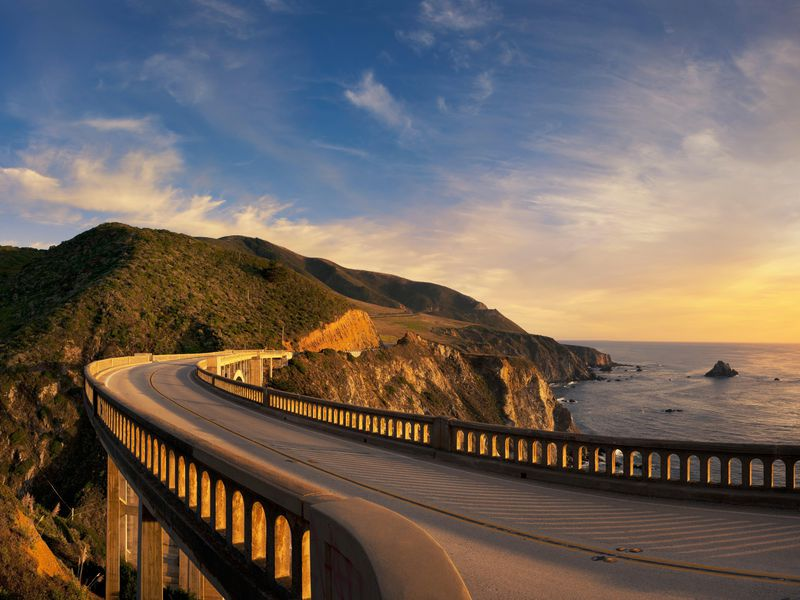
#> input picture DATA/road_image.jpg, 800 x 600 px
$ jupyter execute 2.7-histograms.ipynb
#> lines starting #> are read from the running program, lines starting #| are printed output that depends on the picture
# Histogram and Intensity Transformations

You can consider histogram as a graph or plot, which gives you an overall idea about the intensity distribution of an image. It is a plot with pixel values (ranging from 0 to 255, not always) in X-axis and corresponding number of pixels in the image on Y-axis.

It is just another way of understanding the image. By looking at the histogram of an image, you get intuition about contrast, brightness, intensity distribution etc of that image. Almost all image processing tools today, provides features on histogram.

[Histograms - 1: Find, Plot, Analyze](https://docs.opencv.org/4.x/d1/db7/tutorial_py_histogram_begins.html)

[Histograms - 2: Histogram Equalization](https://docs.opencv.org/4.x/de/db2/tutorial_py_table_of_contents_histograms.html)

## Importing

[cell 1]
import cv2
import numpy as np
import matplotlib.pyplot as plt

## Loading the Image

Recall that Matplotlib expects the images in an RGB ordering vs BGR in OpenCV, so if we use OpenCV to calculate anything channel oriented, we'll want to make sure we keep the original BGR ordering, however if we ever want to display the image, then we'll need to convert to the RGB ordering that matplotlib wants.

[cell 2]
img = cv2.imread("../DATA/road_image.jpg")
#> img is the input picture: shape (600, 800, 3); mean B, G, R 92.7, 99.4, 110.2
rgb_img = cv2.cvtColor(img, cv2.COLOR_BGR2RGB)
gray_img = cv2.cvtColor(img, cv2.COLOR_BGR2GRAY)
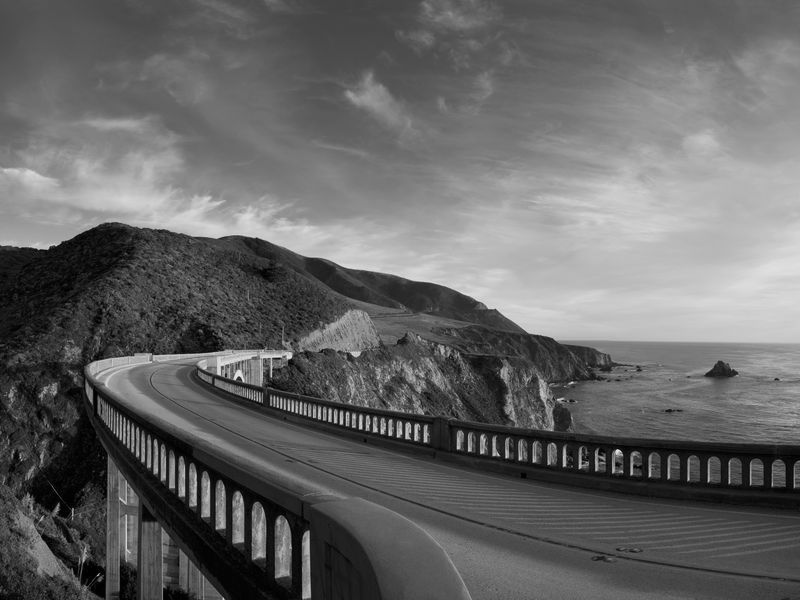
#> gray_img: shape (600, 800); min 0, max 235, mean 101.9

## Histograms

We use `cv2.calcHist` function to find the histogram.

---

`cv2.calcHist(List[Mat] images, List[int] channels, Mat mask, List[int] histSize, List[int] ranges, Mat hist=None, bool accumulate=False])`

**Description:** Calculates a histogram of a set of arrays.

**Parameters:**

`images`: Source arrays. They all should have the same depth and the same size.

`channels`: List of the dims channels used to compute the histogram.

`mask`: Optional mask. If the matrix is not empty, it must be an 8-bit array of the same size as images[i].

`histSize`: Array of histogram sizes in each dimension.

`ranges`: Array of the dims arrays of the histogram bin boundaries in each dimension.

`hist`: Output histogram.

`accumulate`: Accumulation flag. If it is set, the histogram is not cleared in the beginning when it is allocated.

**Return Value:** It returns an array of histogram points of dtype float32.

---

### Grayscale Histograms

Histograms are used in grayscale images. Grayscale images are used in many applications, including medical and industrial. Color images are split into luminance and chrominance. The luminance is the grayscale portion and is usually processed in many applications.

[cell 3]
plt.imshow(gray_img, cmap="gray")

[cell 4]
hist_values = cv2.calcHist([img], channels=[0], mask=None, histSize=[256], ranges=[0, 256])
#> hist_values = 256 values, max 11641 at index 0, min 0 at index 193, mean 1875
plt.title("Grayscale Histogram")
plt.plot(hist_values, color="gray")
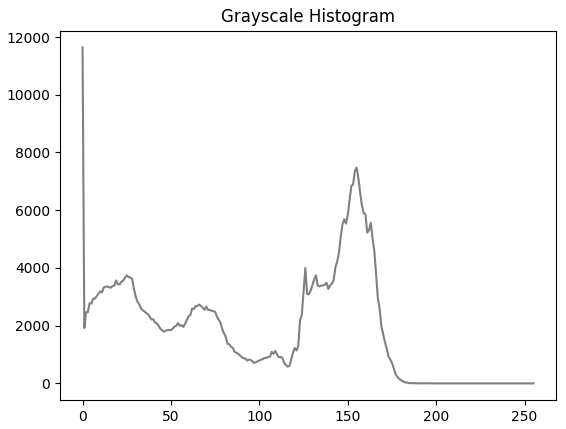
#> figure drawn by matplotlib, 1 panel; curve peaks at x = 0, y = 11641

### Color Histograms

We can also apply a histogram to each image color channel.

[cell 5]
plt.imshow(rgb_img)

[cell 6]
color = ["b", "g", "r"]

for i, col in enumerate(color):
    histr = cv2.calcHist([img], [i], None, [256], [0, 256])
    plt.plot(histr, color = col)
    plt.xlim([0, 256])

plt.title("Color Histogram")
plt.show()
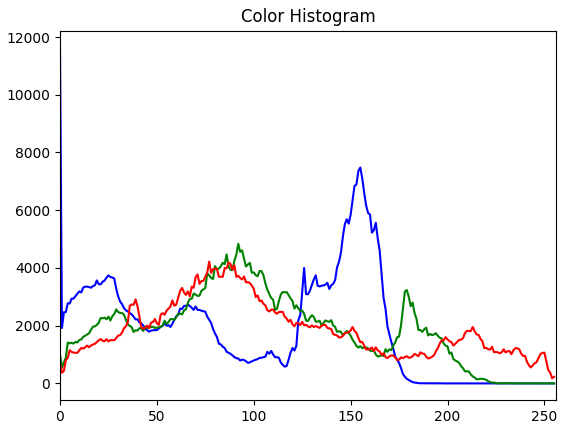
#> figure drawn by matplotlib, 1 panel; curve peaks at x = 0, y = 11641; curve peaks at x = 92, y = 4837; curve peaks at x = 77, y = 4220

## Histogram Equalization

Consider an image whose pixel values are confined to some specific range of values only. For eg, brighter image will have all pixels confined to high values. But a good image will have pixels from all regions of the image. So you need to stretch this histogram to either ends and that is what histogram equalization does. This normally improves the contrast of the image. We simply apply the function `cv2.equalizeHist`.

---

`cv2.equalizeHist(Mat src, Mat dst=None)`

**Description:** Equalizes the histogram of a grayscale image.

**Parameters:**

`src`: Source 8-bit single channel image.

`dst`: Destination image of the same size and type as src.

**Return Value:** It returns the equalized image.

---

### Equalized image

[cell 7]
eq_gray_img = cv2.equalizeHist(gray_img)
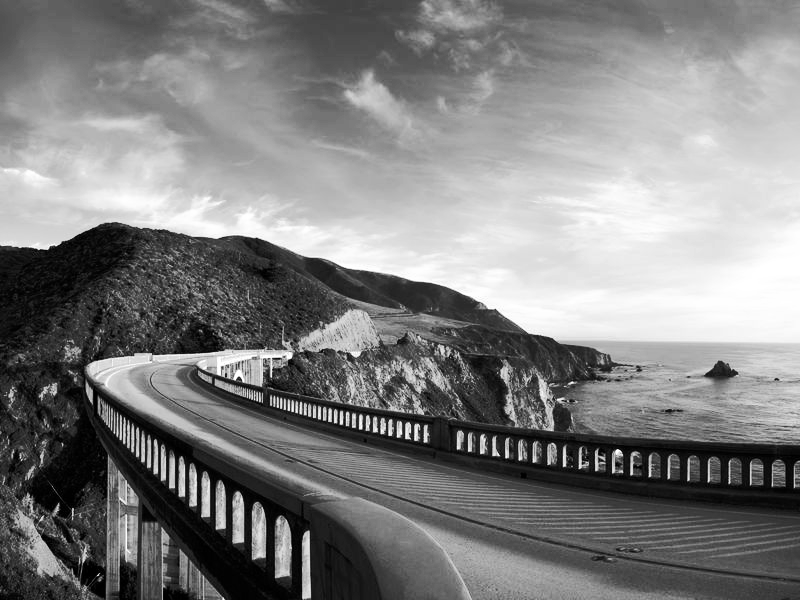
#> eq_gray_img: shape (600, 800); min 0, max 255, mean 128.2

[cell 8]
fig, ax = plt.subplots(1, 2, figsize=(10, 5))
ax[0].imshow(gray_img, cmap="gray")
ax[0].set_title("Gray image")
ax[1].imshow(eq_gray_img, cmap="gray")
ax[1].set_title("Equalized gray image")

### Equalized image histogram

[cell 9]
eq_hist_values = cv2.calcHist([eq_gray_img], channels=[0], mask=None, histSize=[256], ranges=[0, 256])
#> eq_hist_values = 256 values, max 4779 at index 116, min 0 at index 16, mean 1875

[cell 10]
fig, ax = plt.subplots(1, 2, sharey=True, figsize=(10, 5))
ax[0].plot(hist_values)
ax[0].set_title("Gray image histogram")
ax[1].plot(eq_hist_values)
ax[1].set_title("Equalized gray image histogram")
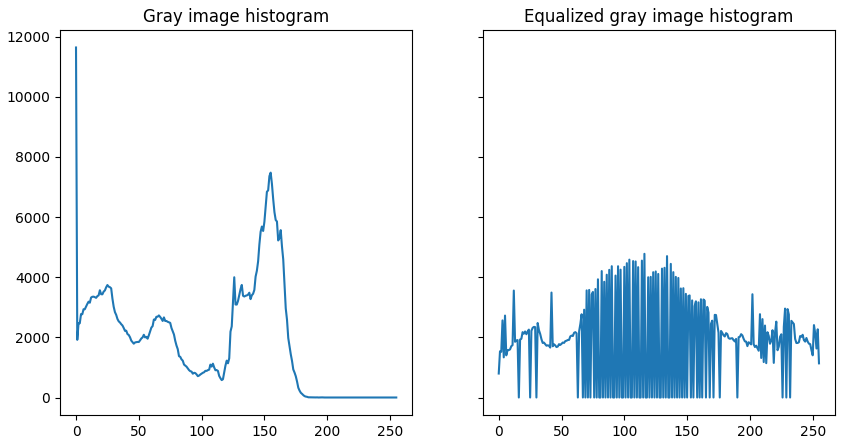
#> figure drawn by matplotlib, 2 panels; panel 1: curve peaks at x = 0, y = 11641

##  Intensity Transformations

Intensity transformations are among the simplest of all image processing techniques. Approaches whose results depend only on the intensity at a point are called point processing techniques or Intensity transformation techniques.

It's helpful to think of an image as a function $f(x,y)$ instead of an array at this point, where `x` is the row index and `y` is the column index. You can apply a transformation $T$ to the image and get a new image:

$$
g(x,y)=T(f(x,y))
$$

As the Intensity transforms only depend on one value; as a result, it is sometimes referred to as a gray-level mapping. The new output s is given by:

$$
s=T(r)
$$

### Image Negatives

Consider an image with $L$ intensity values ranging from $[0,L-1]$.  We can reverse the intensity levels by applying the following:
$$
g(x,y)=L-1-f(x,y)
$$

Using the intensity transformation function notation
$$
s = L - 1 - r
$$

This is called the image negative. For $L= 256$ the formulas simplifys to:
$$
g(x,y)=255-f(x,y) \qquad or \qquad s=255-r
$$

[cell 11]
neg_gray_img = 255 - gray_img
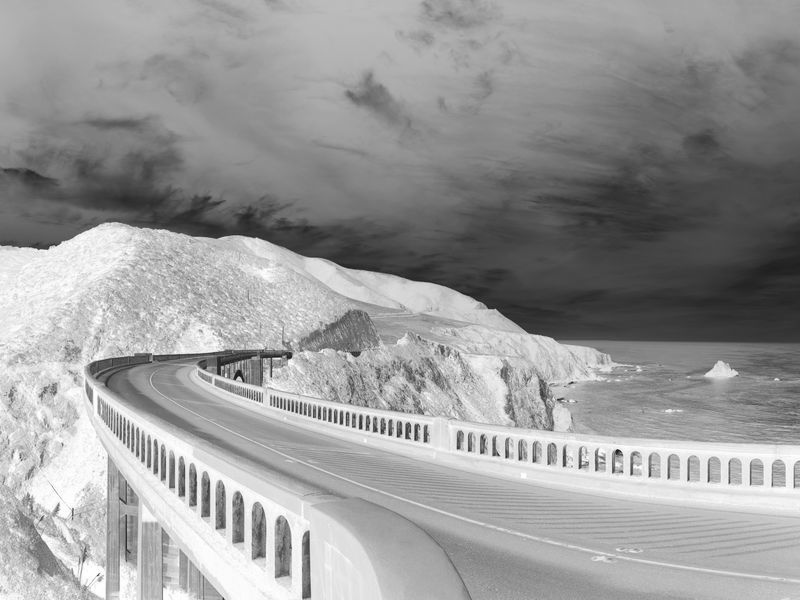
#> neg_gray_img: shape (600, 800); min 20, max 255, mean 153.1

[cell 12]
fig, ax = plt.subplots(1, 2, figsize=(10, 5))
ax[0].imshow(gray_img, cmap="gray")
ax[0].set_title("Gray image")
ax[1].imshow(neg_gray_img, cmap="gray")
ax[1].set_title("Gray image negative")

### Brightness and Contrast Adjustments

We can use multiplication by $\alpha$ for contrast control and addition by $\beta$ to improve brightness control. This applies the Intensity Transformation as well. The image is $f(x,y)$ and the transformed image is $g(x,y)$, where $g(x,y) = \alpha f(x,y) + \beta$.

Rather than implementing via array operations, we use the function `cv2.convertScaleAbs`. It scales, calculates absolute values, and converts the result to 8-bit so the values fall between $[0,255]$.

---

`cv2.convertScaleAbs(Mat src, Mat dst, double alpha=1, double beta=0)`

**Description:** Scales, calculates absolute values, and converts the result to 8-bit.

**Parameters:**

`src`: Source 8-bit single channel image.

`dst`: Destination image of the same size and type as src.

`alpha`: Optional scale factor.

`beta`: Optional delta added to the scaled values.

**Return Value:** It returns the converted image.

---

#### Brightness Control

For brightness control, we can set $\alpha$ to 1 and $\beta$ to 100

[cell 13]
alpha = 1 # Simple contrast control
beta = 100   # Simple brightness control
bright_gray_img = cv2.convertScaleAbs(gray_img, alpha=alpha, beta=beta)
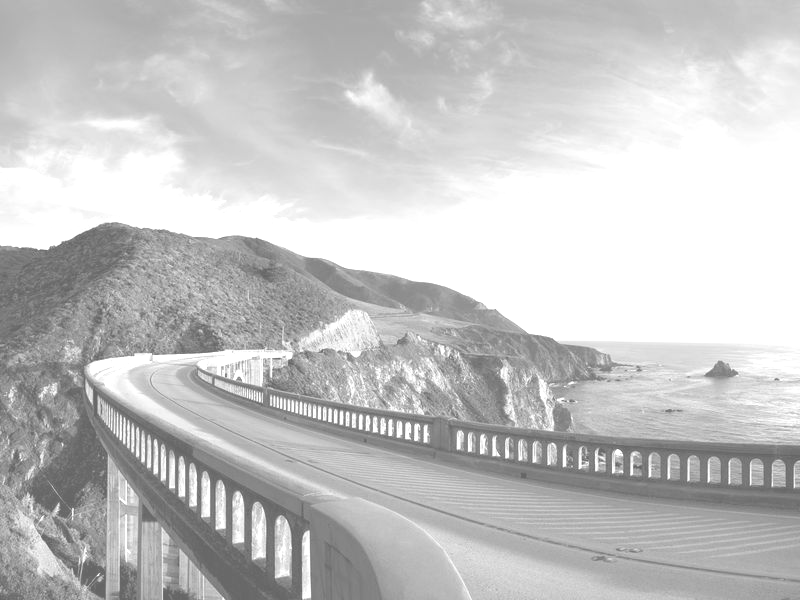
#> bright_gray_img: shape (600, 800); min 100, max 255, mean 196.2

[cell 14]
fig, ax = plt.subplots(1, 2, figsize=(10, 5))
ax[0].imshow(gray_img, cmap="gray")
ax[0].set_title("Gray image")
ax[1].imshow(bright_gray_img, cmap="gray")
ax[1].set_title("Bright gray image")

[cell 15]
bright_hist_values = cv2.calcHist([bright_gray_img], channels=[0], mask=None, histSize=[256], ranges=[0, 256])
#> bright_hist_values = 256 values, max 90543 at index 255, min 0 at index 0, mean 1875

[cell 16]
fig, ax = plt.subplots(1, 2, sharey=True, figsize=(10, 5))
ax[0].plot(hist_values)
ax[0].set_title("Gray image histogram")
ax[1].plot(bright_hist_values)
ax[1].set_title("Bright gray image histogram")
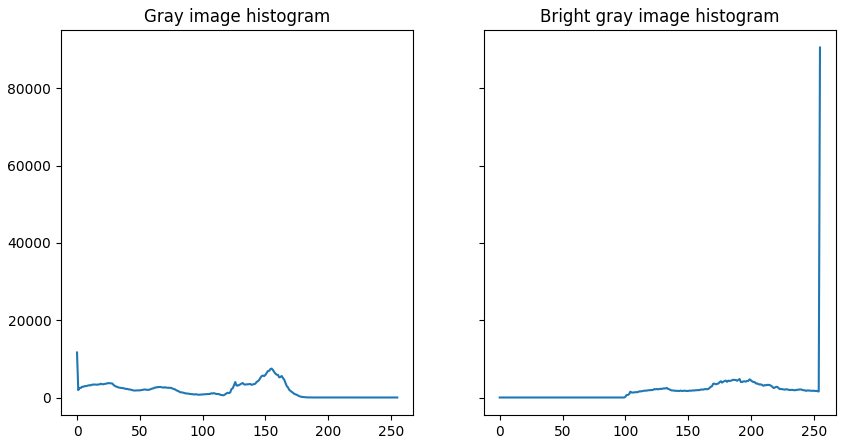
#> figure drawn by matplotlib, 2 panels; panel 1: curve peaks at x = 0, y = 11641

#### Contrast Control

We can increase the contrast by increasing $\alpha$.

[cell 17]
alpha = 2 # Simple contrast control
beta = 0 # Simple brightness control
contrast_gray_img = cv2.convertScaleAbs(gray_img, alpha=alpha, beta=beta)
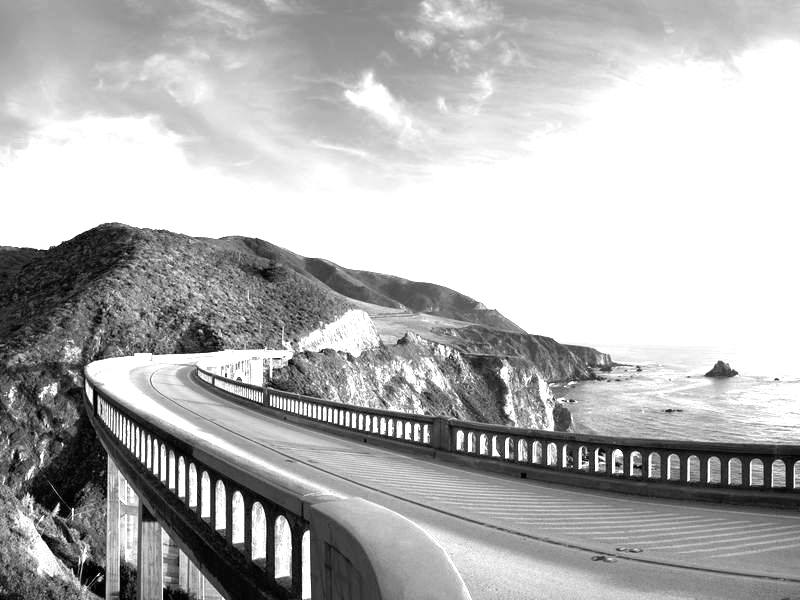
#> contrast_gray_img: shape (600, 800); min 0, max 255, mean 179.3

[cell 18]
fig, ax = plt.subplots(1, 2, figsize=(10, 5))
ax[0].imshow(gray_img, cmap="gray")
ax[0].set_title("Gray image")
ax[1].imshow(contrast_gray_img, cmap="gray")
ax[1].set_title("Contrast gray image")

[cell 19]
contrast_hist_values = cv2.calcHist([contrast_gray_img], channels=[0], mask=None, histSize=[256], ranges=[0, 256])
#> contrast_hist_values = 256 values, max 141168 at index 255, min 0 at index 1, mean 1875

[cell 20]
fig, ax = plt.subplots(1, 2, sharey=True, figsize=(10, 5))
ax[0].plot(hist_values)
ax[0].set_title("Gray image histogram")
ax[1].plot(contrast_hist_values)
ax[1].set_title("Contrast gray image histogram")
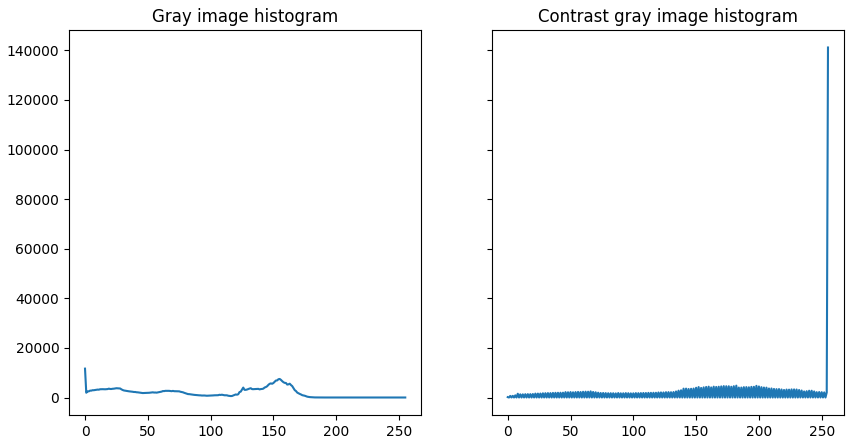
#> figure drawn by matplotlib, 2 panels; panel 1: curve peaks at x = 0, y = 11641

$ run again, with DATA/Nadia_Murad.jpg copied over DATA/road_image.jpg
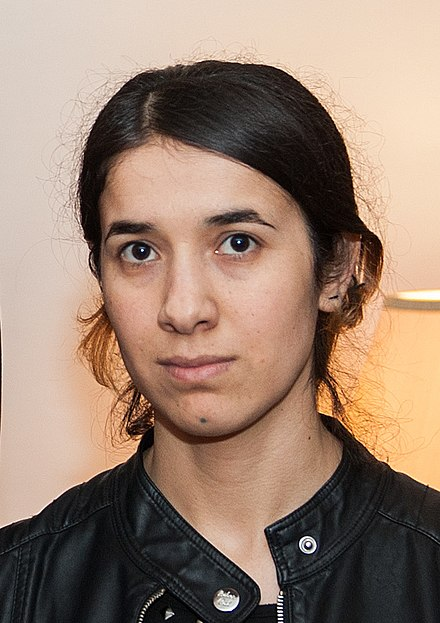
#> input picture DATA/Nadia_Murad.jpg, 440 x 623 px
#> img is the input picture: shape (623, 440, 3); mean B, G, R 112.7, 129.2, 153.8
#> hist_values = 256 values, max 5871 at index 195, min 8 at index 251, mean 1070.8
#> eq_hist_values = 256 values, max 4017 at index 214, min 0 at index 9, mean 1070.8
#> bright_hist_values = 256 values, max 144850 at index 255, min 0 at index 0, mean 1070.8
#> `contrast_gray_img = cv2.convertScaleAbs(gray_img, alpha=alpha, beta=be..`:
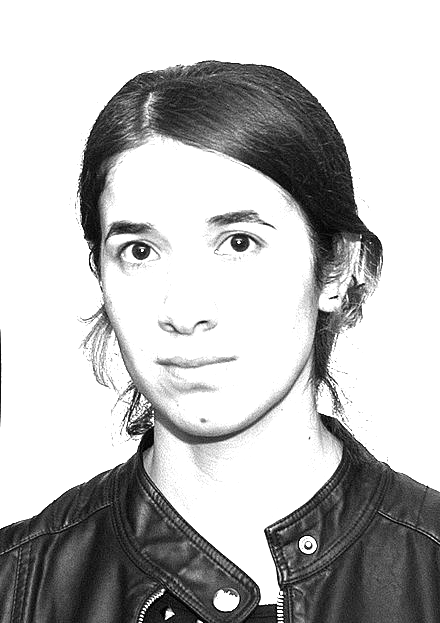
#> contrast_gray_img: shape (623, 440); min 0, max 255, mean 189.6
#> contrast_hist_values = 256 values, max 165254 at index 255, min 0 at index 1, mean 1070.8
#> `[cell 20] fig, ax = plt.subplots(1, 2, sharey=True, figsize=(10, 5)) a..`:
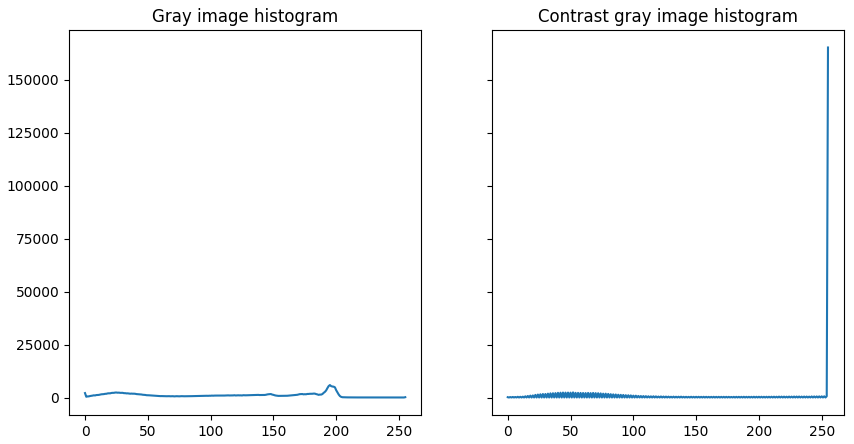
#> figure drawn by matplotlib, 2 panels; panel 1: curve peaks at x = 195, y = 5871

$ run again, with DATA/bricks.jpg copied over DATA/road_image.jpg
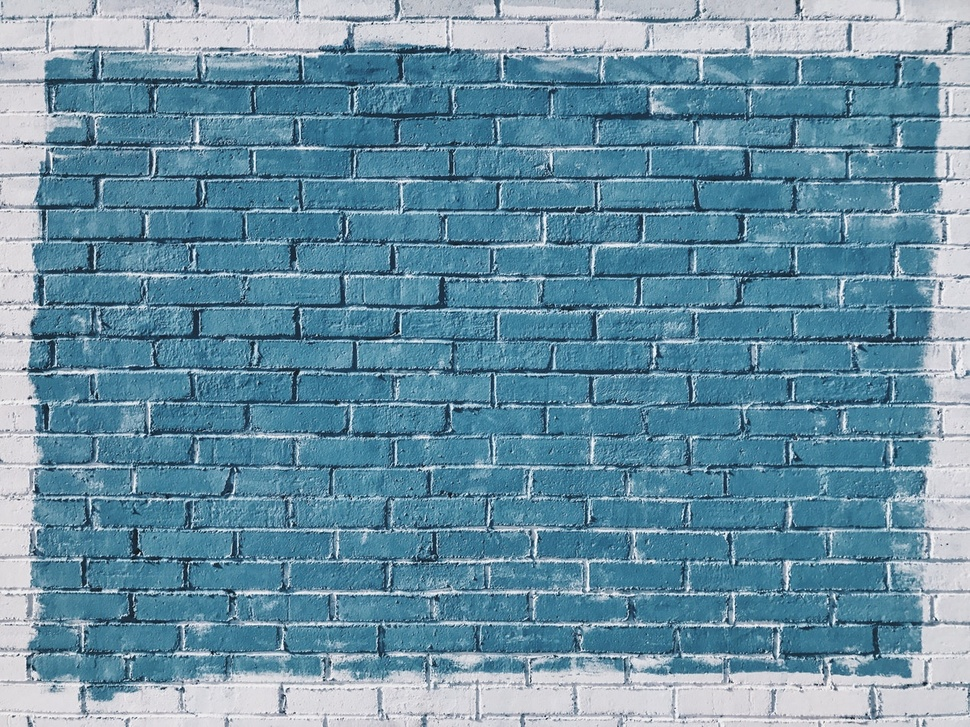
#> input picture DATA/bricks.jpg, 970 x 727 px, shrunk from 1267 x 950 before the run
#> img is the input picture: shape (727, 970, 3); mean B, G, R 163.5, 144, 104.9
#> hist_values = 256 values, max 11876 at index 150, min 0 at index 0, mean 2754.6
#> eq_hist_values = 256 values, max 11068 at index 88, min 0 at index 31, mean 2754.6
#> bright_hist_values = 256 values, max 202394 at index 255, min 0 at index 0, mean 2754.6
#> contrast_hist_values = 256 values, max 302608 at index 255, min 0 at index 0, mean 2754.6
#> `[cell 20] fig, ax = plt.subplots(1, 2, sharey=True, figsize=(10, 5)) a..`:
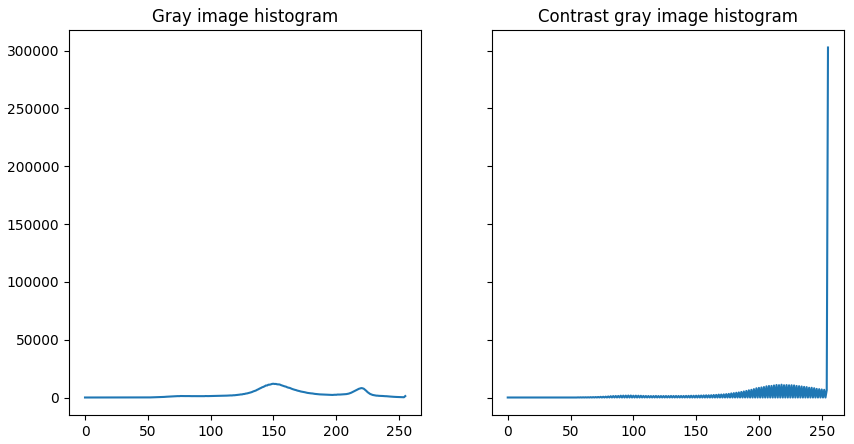
#> figure drawn by matplotlib, 2 panels; panel 1: curve peaks at x = 150, y = 11876
